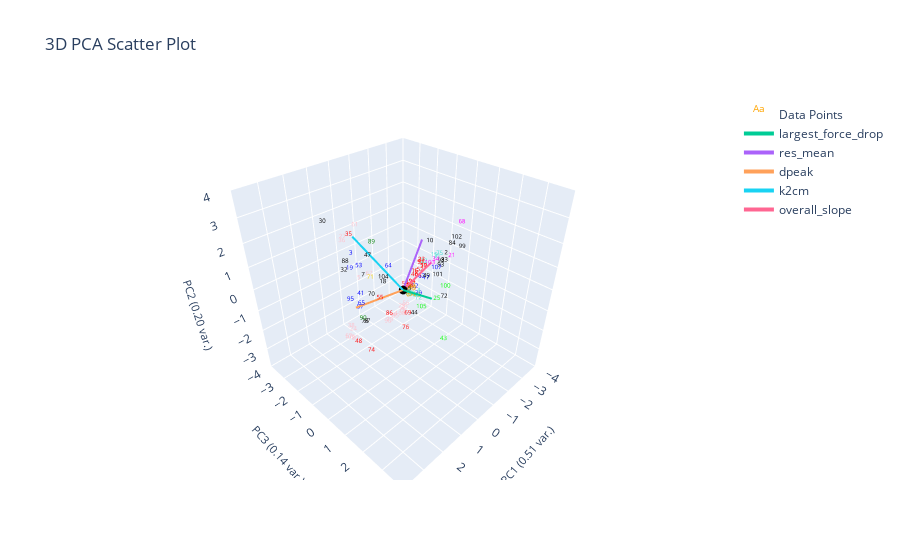

Here is the notebook cell this chart was saved with:
### Markdown cell above
# Radius Neighbors Classifier
- Within radius r, assing query point to highest frequency label
- Good for when data isn't uniformly distributed (clusters have different densities)

### Code cell
from sklearn.neighbors import RadiusNeighborsClassifier


X = plotting.extract_numerical_features(marions_labeled_data).values.tolist()
y = marions_labeled_data[f'{ylabel_name}_nums'].values.tolist()
neigh = RadiusNeighborsClassifier(radius=0.9, outlier_label=-1)
neigh.fit(X,y)
predictions = pd.Series(neigh.predict(clustering_features.values))

plotting.plot_cluster_subplots(predictions, curve_data,  
                                  clustering_method="Radius Neighbors Classifier", 
                                  cluster_category_names={v: k for k, v in ylabel_to_cluster_num.items()},
                                  )
plotting.plot_pca(clustering_features, predictions, 3, 
                  graph_title=f'',
                  ylabel_name=ylabel_name,)

### Figure 1 — Plotly figure (JSON) as saved in the notebook; plotly's stock layout.template omitted (floating-point values rounded to 4 significant figures)
{"data": [{"mode": "text", "name": "Data Points", "text": ["0", "1", "2", "3", "4", "5", "6", "7", "8", "9", "10", "11", "12", "13", "14", "15", "16", "17", "18", "19", "20", "21", "22", "23", "24", "25", "26", "27", "28", "29", "30", "31", "32", "33", "34", "35", "36", "37", "38", "39", "40", "41", "42", "43", "44", "45", "46", "47", "48", "49", "50", "51", "52", "53", "54", "55", "56", "57", "58", "59", "60", "61", "62", "63", "64", "65", "66", "67", "68", "69", "70", "71", "72", "73", "74", "75", "76", "77", "78", "79", "80", "81", "82", "83", "84", "85", "86", "87", "88", "89", "90", "91", "92", "93", "94", "95", "96", "97", "98", "99", "100", "101", "102", "103", "104", "105", "106", "107", "108", "109"], "textfont": {"color": ["orange", "red", "black", "blue", "turquoise", "pink", "magenta", "black", "orange", "pink", "black", "red", "turquoise", "pink", "pink", "turquoise", "red", "blue", "black", "blue", "pink", "magenta", "turquoise", "red", "pink", "lime", "turquoise", "pink", "turquoise", "pink", "black", "turquoise", "black", "black", "magenta", "red", "pink", "turquoise", "pink", "blue", "orange", "blue", "orange", "lime", "black", "black", "red", "black", "red", "black", "red", "red", "red", "blue", "orange", "red", "pink", "pink", "red", "red", "turquoise", "pink", "blue", "orange", "blue", "blue", "orange", "pink", "magenta", "red", "black", "gold", "black", "orange", "red", "turquoise", "red", "red", "black", "pink", "pink", "orange", "red", "orange", "black", "pink", "red", "blue", "black", "green", "green", "red", "blue", "black", "red", "blue", "pink", "black", "black", "black", "lime", "black", "black", "magenta", "black", "lime", "black", "blue", "pink", "pink"], "size": 6}, "type": "scatter3d", "x": [-0.4106, -0.9288, -2.596, 1.104, -0.04511, 1.466, -4.148, 1.804, -0.3853, 0.000174, -2.121, -1.442, 0.07756, 0.2565, 0.3918, -2.119, -0.9654, -1.382, 1.491, 1.185, 0.3561, -1.272, -1.627, -1.172, 1.882, 0.191, -0.1242, 1.567, -0.1115, 0.01755, 1.734, -2.217, 1.471, -2.439, -1.071, 2.383, 1.738, 0.1452, 2.03, -0.7734, -0.4269, 1.234, -0.2648, 1.211, 0.8373, -0.2236, -0.9016, 1.719, 2.593, -0.6936, -1.217, -0.9873, -1.33, 0.9893, -0.5549, 1.224, -0.03471, 2.119, -0.4056, -0.5167, 0.1873, 1.594, -1.097, -0.4578, 0.6658, 1.541, -0.5375, 1.385, -3.767, 2.065, 1.667, 2.267, 0.9181, -0.6715, 2.547, -2.345, 1.713, -1.346, 1.47, 0.6275, 2.234, -0.5391, -0.5084, -0.5667, -3.086, 0.4854, 2.083, 1.533, 2.35, 0.9782, 1.906, -1.156, -0.8135, -1.657, -0.5038, 1.814, 0.7143, 1.507, -2.284, -2.536, 0.03863, -1.921, -3.354, -1.303, 1.322, 0.7258, -4.755, -1.993, 0.185, 2.366], "y": [-0.1336, -0.245, -0.0996, -1.642, 0.7684, -0.7981, -0.2511, -0.1305, -0.03606, -0.01009, -0.5867, -0.397, 0.8814, 0.2269, -0.162, -0.324, -0.3004, -0.07603, 0.5295, -1.677, 0.4095, 1.204, -0.4341, -0.1638, -0.8133, 1.849, 0.1201, -1.445, 0.2224, -0.05074, -2.329, -0.2818, -1.661, -0.04144, 0.6504, -0.01132, -1.268, 0.5861, -0.7415, 0.09165, -0.2621, -1.078, 0.4705, 3.064, 1.393, 0.04536, -0.2687, 0.05331, 0.3655, 0.5424, -0.07552, -0.06003, -0.3571, -1.365, -0.04577, 0.04454, 0.1263, -0.8369, -0.02147, -0.3964, 0.8656, -0.6886, -0.05282, -0.1158, -0.07978, -0.6477, -0.06799, -0.3083, -0.2996, 2.278, 0.09565, 0.7689, 2.747, -0.1277, 0.9987, -0.2365, 1.836, -0.1956, -0.5988, -0.1188, -0.2943, -0.2451, -0.2033, -0.0763, -0.1993, 0.06686, 1.451, -0.748, -0.3496, -0.581, -0.1527, -0.3158, -0.1525, 0.4253, -0.00594, -0.9447, -0.1243, -0.4438, -0.0895, 0.725, 2.076, 0.05319, -0.1952, 0.1731, 0.3696, 1.629, -0.1863, -0.06404, 0.02932, -0.4441], "z": [-0.8724, -0.04772, 0.1429, 1.06, 0.0005921, 0.5397, 1.092, 1.156, -0.4434, -1.348, 0.7049, 0.1231, -0.2161, -1.136, -1.441, 0.1429, -0.08318, -0.4948, 1.041, 0.4144, -0.7653, 1.165, 0.02055, 0.4204, -1.654, 0.3368, -0.4292, 2.029, -0.4424, -1.144, 2.361, 0.06222, 0.47, -0.1083, 0.8491, 3.011, 2.01, -0.1701, -1.361, -0.867, -0.8309, -0.4348, -0.4918, -0.09782, -0.1891, -0.3818, -0.2061, 1.985, -1.075, 0.225, 0.1545, 0.4271, -0.2145, 0.5791, -0.8905, -0.04316, -0.9442, -1.91, -0.337, -0.5344, -0.04446, 2.792, -0.274, -0.8517, 1.018, -0.4998, -0.6077, 0.9178, 1.054, 1.014, 0.3784, 1.723, 1.296, -0.6699, -1.099, 0.1614, -0.06598, 0.01022, -1.393, -1.534, -1.574, -0.5951, -0.3348, -0.4594, 0.3475, -1.307, 0.5324, -0.7392, 1.851, 1.928, -0.7173, -0.4028, -0.6668, 0.2206, -0.207, -0.3249, -1.557, -1.273, -0.09006, 0.8118, 0.9064, -0.5457, 0.5385, 0.3721, 1.072, 0.1508, 1.036, -0.2881, -1.389, -1.542]}, {"marker": {"color": "black", "size": 3}, "mode": "markers", "name": "Origin", "showlegend": false, "type": "scatter3d", "x": [0], "y": [0], "z": [0]}, {"line": {"width": 4}, "mode": "lines+text", "name": "largest_force_drop", "textposition": "top center", "type": "scatter3d", "x": [0, 1.091], "y": [0, 2.378], "z": [0, 1.397]}, {"line": {"width": 4}, "mode": "lines+text", "name": "res_mean", "textposition": "top center", "type": "scatter3d", "x": [0, -1.331], "y": [0, -0.3095], "z": [0, 1.522]}, {"line": {"width": 4}, "mode": "lines+text", "name": "dpeak", "textposition": "top center", "type": "scatter3d", "x": [0, 1.612], "y": [0, -0.8751], "z": [0, -0.441]}, {"line": {"width": 4}, "mode": "lines+text", "name": "k2cm", "textposition": "top center", "type": "scatter3d", "x": [0, 1.002], "y": [0, -1.575], "z": [0, 2.059]}, {"line": {"width": 4}, "mode": "lines+text", "name": "overall_slope", "textposition": "top center", "type": "scatter3d", "x": [0, -1.56], "y": [0, 0.01097], "z": [0, 0.5458]}], "layout": {"autosize": true, "scene": {"aspectmode": "cube", "xaxis": {"range": [-4, 4], "title": {"font": {"size": 11}, "text": "PC1 (0.51 var.)"}}, "yaxis": {"range": [-4, 4], "title": {"font": {"size": 11}, "text": "PC3 (0.14 var.)"}}, "zaxis": {"range": [-4, 4], "title": {"font": {"size": 11}, "text": "PC2 (0.20 var.)"}}}, "title": {"text": "3D PCA Scatter Plot"}}}
